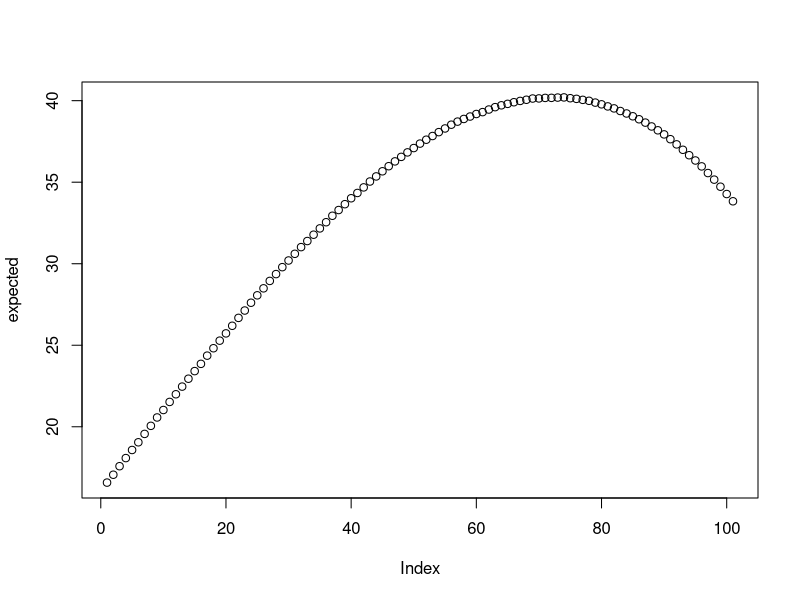

R code for this plot:
# An entrepreneur has devised a gambling machine that chooses two independent random variables x and y that are uniformly and independently distributed between 0 and 100. He plans to tell any customer the value of x and to ask him whether y > x or x > y. 

# If the customer guesses correctly, he is given y dollars. If x = y, he’s given y/2 dollars. And if he’s wrong about which is larger, he’s given nothing. 

# The entrepreneur plans to charge his customers $40 for the privilege of playing the game. Would you play? 

N<-100000 
x<-sample.int(101,N,replace=TRUE)-1 
y<-sample.int(101,N,replace=TRUE)-1 

expected<-rep(NA,101) 
for (cutoff in 0:100) 
{ 
  expected[cutoff+1]<-mean((((x>=cutoff)==(x>y))&(x!=y))*y+(x==y)*y/2) 
} 

plot(expected) 
